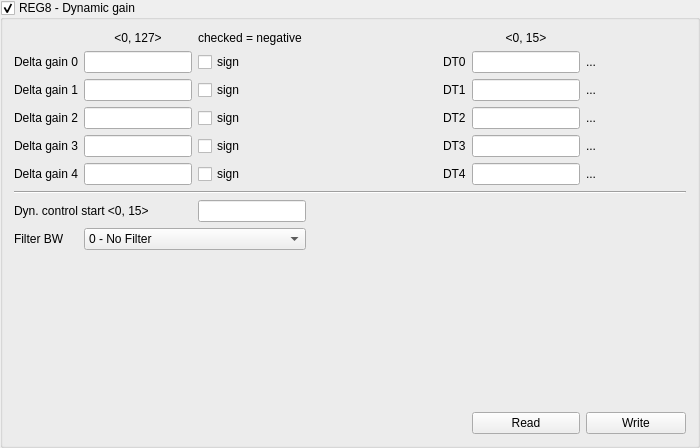
        <widget class="CustomControls::FoldingBox" name="grREG8">
         <property name="title">
          <string>REG8 - Dynamic gain</string>
         </property>
         <property name="checkable">
          <bool>true</bool>
         </property>
         <layout class="QGridLayout" name="gridLayout_13">
          <item row="0" column="0">
           <layout class="QGridLayout" name="gridLayout_9">
            <item row="0" column="1">
             <widget class="QLabel" name="label_179">
              <property name="text">
               <string>&lt;0, 127&gt;</string>
              </property>
              <property name="alignment">
               <set>Qt::AlignCenter</set>
              </property>
             </widget>
            </item>
            <item row="1" column="0">
             <widget class="QLabel" name="label_61">
              <property name="text">
               <string>Delta gain 0</string>
              </property>
             </widget>
            </item>
            <item row="1" column="1">
             <widget class="CustomControls::LineEdit" name="leR8_0_6"/>
            </item>
            <item row="1" column="2">
             <widget class="CustomControls::CheckBox" name="cbR8_7">
              <property name="layoutDirection">
               <enum>Qt::LeftToRight</enum>
              </property>
              <property name="text">
               <string>sign</string>
              </property>
             </widget>
            </item>
            <item row="1" column="3">
             <spacer name="horizontalSpacer_4">
              <property name="orientation">
               <enum>Qt::Horizontal</enum>
              </property>
              <property name="sizeHint" stdset="0">
               <size>
                <width>125</width>
                <height>17</height>
               </size>
              </property>
             </spacer>
            </item>
            <item row="1" column="4">
             <widget class="QLabel" name="label_66">
              <property name="text">
               <string>DT0</string>
              </property>
             </widget>
            </item>
            <item row="1" column="5">
             <widget class="CustomControls::LineEdit" name="leR8_40_43"/>
            </item>
            <item row="1" column="6">
             <widget class="QLabel" name="lbR8_40_43_info">
              <property name="minimumSize">
               <size>
                <width>100</width>
                <height>0</height>
               </size>
              </property>
              <property name="text">
               <string>...</string>
              </property>
             </widget>
            </item>
            <item row="2" column="0">
             <widget class="QLabel" name="label_62">
              <property name="text">
               <string>Delta gain 1</string>
              </property>
             </widget>
            </item>
            <item row="2" column="1">
             <widget class="CustomControls::LineEdit" name="leR8_8_14"/>
            </item>
            <item row="2" column="2">
             <widget class="CustomControls::CheckBox" name="cbR8_15">
              <property name="layoutDirection">
               <enum>Qt::LeftToRight</enum>
              </property>
              <property name="text">
               <string>sign</string>
              </property>
             </widget>
            </item>
            <item row="2" column="4">
             <widget class="QLabel" name="label_67">
              <property name="text">
               <string>DT1</string>
              </property>
             </widget>
            </item>
            <item row="2" column="5">
             <widget class="CustomControls::LineEdit" name="leR8_44_47"/>
            </item>
            <item row="2" column="6">
             <widget class="QLabel" name="lbR8_44_47_info">
              <property name="minimumSize">
               <size>
                <width>100</width>
                <height>0</height>
               </size>
              </property>
              <property name="text">
               <string>...</string>
              </property>
             </widget>
            </item>
            <item row="3" column="0">
             <widget class="QLabel" name="label_63">
              <property name="text">
               <string>Delta gain 2</string>
              </property>
             </widget>
            </item>
            <item row="3" column="1">
             <widget class="CustomControls::LineEdit" name="leR8_16_22"/>
            </item>
            <item row="3" column="2">
             <widget class="CustomControls::CheckBox" name="cbR8_23">
              <property name="layoutDirection">
               <enum>Qt::LeftToRight</enum>
              </property>
              <property name="text">
               <string>sign</string>
              </property>
             </widget>
            </item>
            <item row="3" column="4">
             <widget class="QLabel" name="label_68">
              <property name="text">
               <string>DT2</string>
              </property>
             </widget>
            </item>
            <item row="3" column="5">
             <widget class="CustomControls::LineEdit" name="leR8_48_51"/>
            </item>
            <item row="3" column="6">
             <widget class="QLabel" name="lbR8_48_51_info">
              <property name="minimumSize">
               <size>
                <width>100</width>
                <height>0</height>
               </size>
              </property>
              <property name="text">
               <string>...</string>
              </property>
             </widget>
            </item>
            <item row="4" column="0">
             <widget class="QLabel" name="label_64">
              <property name="text">
               <string>Delta gain 3</string>
              </property>
             </widget>
            </item>
            <item row="4" column="1">
             <widget class="CustomControls::LineEdit" name="leR8_24_30"/>
            </item>
            <item row="4" column="2">
             <widget class="CustomControls::CheckBox" name="cbR8_31">
              <property name="layoutDirection">
               <enum>Qt::LeftToRight</enum>
              </property>
              <property name="text">
               <string>sign</string>
              </property>
             </widget>
            </item>
            <item row="4" column="4">
             <widget class="QLabel" name="label_69">
              <property name="text">
               <string>DT3</string>
              </property>
             </widget>
            </item>
            <item row="4" column="5">
             <widget class="CustomControls::LineEdit" name="leR8_52_55"/>
            </item>
            <item row="4" column="6">
             <widget class="QLabel" name="lbR8_52_55_info">
              <property name="minimumSize">
               <size>
                <width>100</width>
                <height>0</height>
               </size>
              </property>
              <property name="text">
               <string>...</string>
              </property>
             </widget>
            </item>
            <item row="5" column="0">
             <widget class="QLabel" name="label_65">
              <property name="text">
               <string>Delta gain 4</string>
              </property>
             </widget>
            </item>
            <item row="5" column="1">
             <widget class="CustomControls::LineEdit" name="leR8_32_38"/>
            </item>
            <item row="5" column="2">
             <widget class="CustomControls::CheckBox" name="cbR8_39">
              <property name="layoutDirection">
               <enum>Qt::LeftToRight</enum>
              </property>
              <property name="text">
               <string>sign</string>
              </property>
             </widget>
            </item>
            <item row="5" column="4">
             <widget class="QLabel" name="label_70">
              <property name="text">
               <string>DT4</string>
              </property>
             </widget>
            </item>
            <item row="5" column="5">
             <widget class="CustomControls::LineEdit" name="leR8_56_59"/>
            </item>
            <item row="0" column="5">
             <widget class="QLabel" name="label_192">
              <property name="text">
               <string>&lt;0, 15&gt;</string>
              </property>
              <property name="alignment">
               <set>Qt::AlignCenter</set>
              </property>
             </widget>
            </item>
            <item row="7" column="3">
             <widget class="QLabel" name="lbR8_60_63_info">
              <property name="text">
               <string/>
              </property>
             </widget>
            </item>
            <item row="6" column="0" colspan="7">
             <widget class="Line" name="line_5">
              <property name="orientation">
               <enum>Qt::Horizontal</enum>
              </property>
             </widget>
            </item>
            <item row="5" column="6">
             <widget class="QLabel" name="lbR8_56_59_info">
              <property name="minimumSize">
               <size>
                <width>100</width>
                <height>0</height>
               </size>
              </property>
              <property name="text">
               <string>...</string>
              </property>
             </widget>
            </item>
            <item row="9" column="0" colspan="7">
             <widget class="QCustomPlot" name="ptREG8" native="true">
              <property name="minimumSize">
               <size>
                <width>0</width>
                <height>150</height>
               </size>
              </property>
             </widget>
            </item>
            <item row="0" column="2">
             <widget class="QLabel" name="label_180">
              <property name="text">
               <string>checked = negative</string>
              </property>
              <property name="alignment">
               <set>Qt::AlignLeading|Qt::AlignLeft|Qt::AlignVCenter</set>
              </property>
             </widget>
            </item>
            <item row="10" column="6">
             <widget class="CustomControls::PushButton" name="pbNM_WriteREG8">
              <property name="minimumSize">
               <size>
                <width>0</width>
                <height>0</height>
               </size>
              </property>
              <property name="text">
               <string>Write</string>
              </property>
             </widget>
            </item>
            <item row="10" column="5">
             <widget class="CustomControls::PushButton" name="pbNM_ReadREG8">
              <property name="text">
               <string>Read</string>
              </property>
             </widget>
            </item>
            <item row="8" column="0">
             <widget class="QLabel" name="label_71">
              <property name="text">
               <string>Filter BW</string>
              </property>
             </widget>
            </item>
            <item row="7" column="2">
             <widget class="CustomControls::LineEdit" name="leR8_60_63"/>
            </item>
            <item row="8" column="1" colspan="2">
             <widget class="CustomControls::ComboBox" name="cmR8_64_65">
              <item>
               <property name="text">
                <string>0 - No Filter</string>
               </property>
              </item>
              <item>
               <property name="text">
                <string>1 - Fast</string>
               </property>
              </item>
              <item>
               <property name="text">
                <string>2 - Normal</string>
               </property>
              </item>
              <item>
               <property name="text">
                <string>3 - Slow</string>
               </property>
              </item>
             </widget>
            </item>
            <item row="7" column="0" colspan="2">
             <widget class="QLabel" name="label_60">
              <property name="text">
               <string>Dyn. control start &lt;0, 15&gt;</string>
              </property>
             </widget>
            </item>
           </layout>
          </item>
         </layout>
        </widget>
